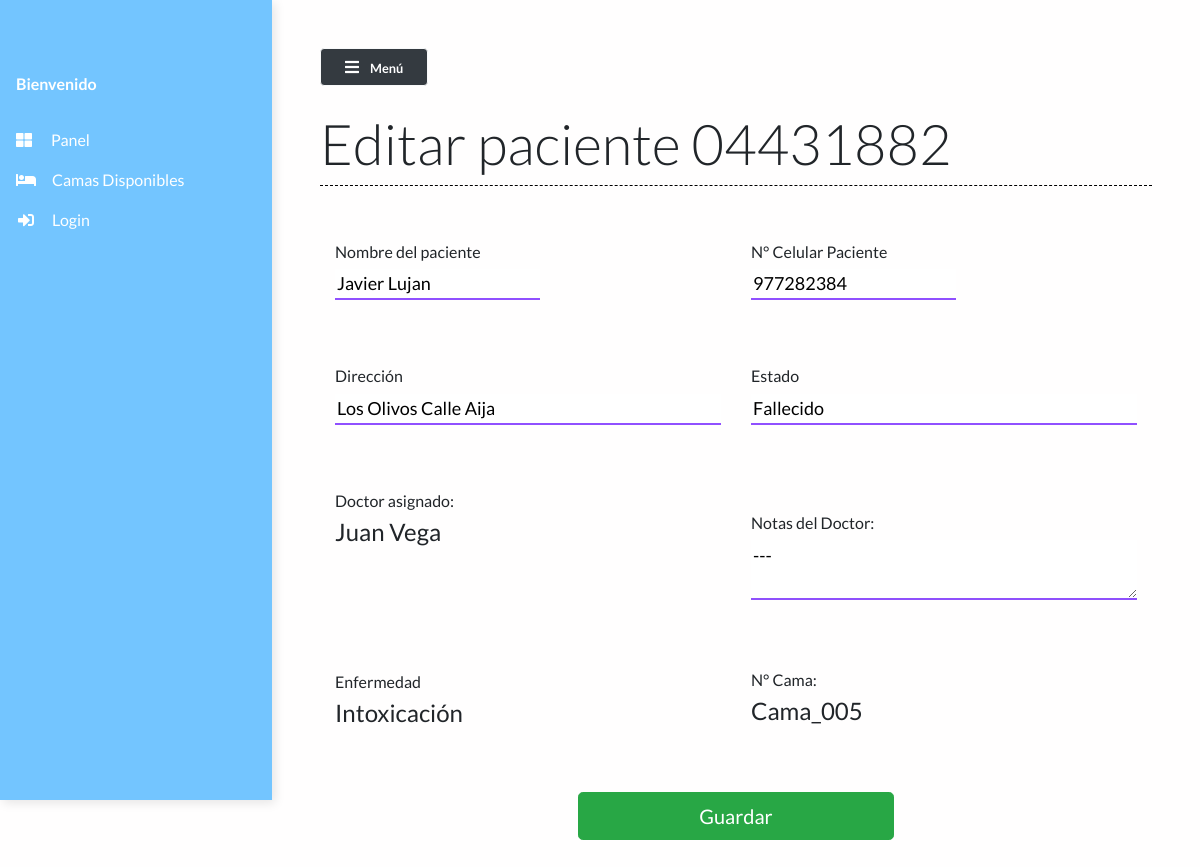
Page /patient/2 on the committed database.
### main/models.py (models this page shows, shortened)
class Patient(models.Model):
    dni=models.CharField(max_length=8)
    name = models.CharField(max_length=50)
    phone_num = models.CharField(max_length=15)
    address = models.TextField()
    bed_num = models.ForeignKey("Bed", on_delete=models.CASCADE)
    enfermedad=models.ForeignKey("Enfermedad",on_delete=models.CASCADE)
    doctor = models.ForeignKey("Doctor", on_delete=models.CASCADE, null=True)
    doctors_notes = models.TextField(null=True, blank=True)
    status = models.CharField(max_length=50)

class Doctor(models.Model):
    name = models.CharField(max_length=100)
    especialidad = models.CharField(max_length=50)
    def __str__(self):
        return self.name

class Enfermedad(models.Model):
    name = models.CharField(max_length=50)
    description=models.TextField()
    def __str__(self):
        return self.name

class Bed(models.Model):
    bed_number = models.CharField(max_length=50)
    occupied = models.BooleanField()
    def __str__(self):
        return self.bed_number

### main/views.py (the view, shortened to what this page needs)
# urls.py: path("patient/<str:pk>", views.patient, name="patient"),
def patient(request, pk):
    patient = Patient.objects.get(id=pk)
    context = {
        'patient': patient,
     }
    return render(request, 'main/patient.html', context)

### main/templates/main/patient.html (shortened to what this page needs)
{% extends 'main/base.html' %}
{% load static %}
{% block contentTitle %}
Editar paciente {{patient.dni}}
{% endblock contentTitle %}
{% block content %}
<form class="form" action="" method="post" id="registrationForm">
	<div class="container">
		<div class="patient-form">
			<div class="row">
				<div class="form-field col-md-6">
					<label for="name" class="mb-0">
						<h6>Nombre del paciente</h6>
						<input type="text" id="name" class="input-text" type="text" name="name"
							placeholder="nombre del paciente" value="{{patient.name}}">
					</label>
				</div>
				<div class="form-field col-md-6">
					<label for="phone_num" class="mb-0">
						<h6>N° Celular Paciente</h6>
						<input type="text" id="phone_num" class="input-text" type="text" name="phone_num"
							placeholder="900000000" value="{{patient.phone_num}}">
					</label>
				</div>
				<div class="form-field col-md-6">
					<label for="address" class="mb-0">
						<h6>Dirección</h6>
					</label>
					<input type="address" class="input-text" id="location" placeholder="dirección" name="location" value="{{patient.address}}" />
				</div>
				<div class="form-field col-md-6">
					<label for="status" class="mb-0">
						<h6>Estado</h6>
					</label>
					<input type="text" class="input-text" name="status" id="status"
						placeholder="Recuperado/Fallecido/En recuperación/Grave" value="{{patient.status}}" />
				</div>
				<div class="form-field  col-md-6">
					<label for="doctor" class="mb-0">
						<h6>Doctor asignado: </h6>
					</label>
					<h4>{{patient.doctor}}</h4>
				</div>
				<div class="form-field  col-md-6">
					<label for="doctor_notes" class="mb-0 mt-4">
						<h6>Notas del Doctor: </h6>
					</label>
					<textarea class="input-text" name="doctor_notes" id="doctor_notes"
						{{patient.doctors_notes}}>{{patient.doctors_notes}}</textarea>
				</div>
				<div class="form-field  col-md-6">
					<label for="enfermedad" class="mb-0">
						<h6>Enfermedad </h6>
					</label>
					<h4>{{patient.enfermedad}}</h4>
				</div>
				<div class="form-field col-md-6">
					<h6>N° Cama: </h6>
					<label for="bed_num" class="mb-0">
						<h4>{{patient.bed_num}}</h4>
					</label>
				</div>
			</div>
		</div>
	</div>
	<div class="form-group">
		<div class="col-md-5 mx-auto">
			<br />
			<button class="btn btn-lg btn-success btn-block mx-auto" type="submit">
				 Guardar
			</button>
		</div>
	</div>
</form>
{% endblock content %}

### static/styles/base.css (style rules this page uses)
body { background: #fffefe; min-height: 100vh; overflow-x: hidden; font-family:Lato,'Helvetica Neue',Helvetica,Arial,sans-serif; }
.patient-form .form-field { margin: 32px 0; }
.patient-form .input-text { width: 100%; border-width: 0 0 2px 0; border-color: #6c19fcc2; font-size: 18px; font-weight: 400; transition: border-color 0.2s linear; }

### rows in the picture
Patient: dni "04431882", name "Javier Lujan", phone_num "977282384", location "Los Olivos Calle Aija", status "Fallecido", doctor "Juan Vega", doctor_notes "---", enfermedad "Intoxicación", bed_num "Cama_005"
